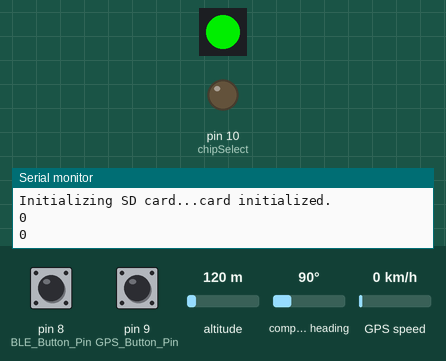
Recording of a sketch running on a simulated Arduino Pro Mini, built with avr-gcc and run on an emulated ATmega328P. Shown: 1 RGB LEDs in strip order, left to right, output pins drawn as LEDs (lit = HIGH), the last lines printed to the serial monitor. Inputs (shaded band) come from the test bench; at power-on: pin 8 (BLE_Button_Pin) LOW, pin 9 (GPS_Button_Pin) LOW, altitude 120 m, compass heading 90°, GPS speed 0 km/h. Storage starts empty; the GPS gets a fix after 3 s at 37.7749, -122.4194 with 8 satellites.

Above: at 2.1 s.
2.2 s: pin 8 (BLE_Button_Pin) pulled HIGH for 3.2 s
At 4.9 s:
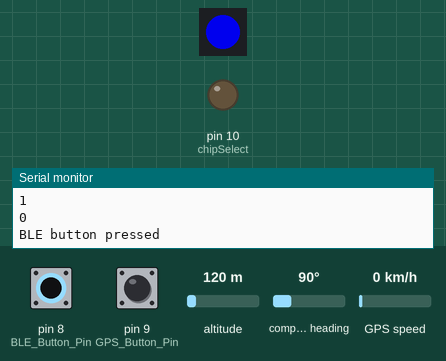
7.0 s: pin 9 (GPS_Button_Pin) pulled HIGH for 1 s
At 8.7 s:
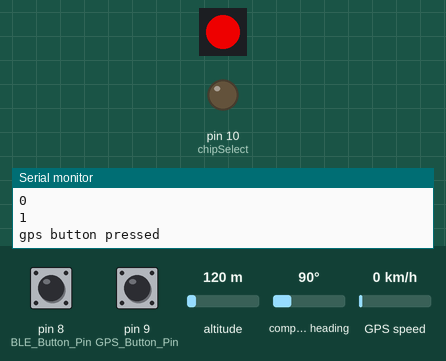
11.1 s: pin 9 (GPS_Button_Pin) pulled HIGH for 3.2 s
At 16.2 s:
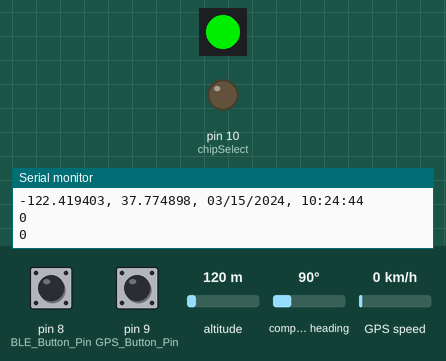
Timing chart, 0 to 17.7 s (numbered marks = the images above; inputs shaded):
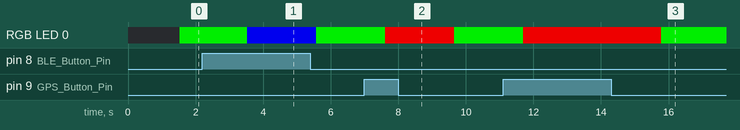

Measured:
- after the input at 2.2 s, RGB LED 0: RGB(0, 200, 0) → RGB(0, 0, 200) after 1.3 s, → RGB(0, 200, 0) 2.0 s later
- after the input at 7.0 s, RGB LED 0: RGB(0, 200, 0) → RGB(200, 0, 0) after 0.62 s, → RGB(0, 200, 0) 2.0 s later
- after the input at 11.1 s, RGB LED 0: RGB(0, 200, 0) → RGB(200, 0, 0) after 0.60 s, → RGB(0, 200, 0) 4.1 s later

The sketch:

InPace_v3.ino
```cpp
/*  ______________________________________________
   |     .  .    .   ___    ___     ____  _____  |
   |     |  |\   |  |   \  |   |   /      |      |
   |     |  | \  |  |___|  |___|  |       |____  |
   |     |  |  \ |  |      |   |  \       |      |
   |     |  |   \|  |      |   |   \____  |____  |
   |                                             |
   |*******       by Hans Heidmann        ********
   |                                             |
   |.......         Spring 2015           .......|
   |                                             |
   |_____________________________________________|

           ***   Parts List  ***
           ---------------------

    1. Arduino Pro Mini

    2. Adafruit Ultimate GPS Breakout Board

    3. Four-Pin Addressable G-R-B LED

    4. Adafruit microSD Card

    5. Sparkfun LiPo Powercell Charger/Booster (*Fried Booster,  Replacement #: 8750  should arrive by 4/17/2015)

    6. 2 Momentary Tactile Push Buttons (4 pin)

    7. Red Bear Labs Bluetooth Module


    ---------------------------------------

    Adafruit microSD Card Read/Write Pins

    CS -> pin D-10
    MOSI -> pin D-11
    MISO -> pin D-12
    CLK -> pin D-13

    -----------------------------

    Adafruit Ultimate GPS_Module Module Pins

    RX --> pin D-2
    TX --> pin D-3

    -----------------------------

    Red Bear Labs BLE 4.0 Bluetooth Module Pins

    RX --> TX
    TX --> RX

    -----------------------------

    Bluetooth push button --> pin 8
    GPS push button --> pin 9

    -----------------------------

    Four-Pin Addressable G-R-B LED

         __
        /  \
        |___|  <-- flat side
        /| |\
       | | | |
       | | | |
       | | | |
       | | | |
       1 2 | |
           | |
           3 4

    (1) logic input  -->  6
    (2) 4.5-6V VIN  -->  VCC
    (3) ground  -->  GND
    (4) locic output  -->  (Nothing, but could be used to chain more G-R-B LEDs together.)


    -----------------------------


    ////// systemState ////

    systemState = 0: initializing
                     - LED should be RED
                     - attemping to get a GPS_Module Satellite fix


    systemState = 1: Logging GPS_Module data
                     - LED should be GREEN
                     - open dataFile (GPS_Moduledata.txt) for writing to
                     - read in GPS_Module data from software serial pins 2 and 3
                     - write GPS_Module data to the microSD


    systemState = 2: Sending Data Over Bluetooth
                     - LED should be BLUE
                     - open dataFile (GPS_Moduledata.txt) for reading from
                     - iterate through all the lines of the text file
                     - send each line of the text file through bluetooth as a string
                     - *GPS_Moduledata.txt will be "rebuilt" string by string on the iOS receiving end

*/


#include <Wire.h>
#include <SPI.h>
#include <SD.h>

#include <SoftwareSerial.h>
#include <TinyGPS.h>
#include "RTClib.h"

#include <Adafruit_NeoPixel.h>
#include <avr/power.h>

/// NEO PIXEL ///
#define PIN            6
#define NUMPIXELS      1
Adafruit_NeoPixel pixels = Adafruit_NeoPixel(NUMPIXELS, PIN, NEO_GRB + NEO_KHZ800);


/// Push Buttons ///
const int GPS_Button_Pin = 9;
int GPS_Button_State = 0;

const int BLE_Button_Pin = 8;
int BLE_Button_State = 0;


/// SD vars ///
const int chipSelect = 10; // CS (chip select pin on microSD breakout board)
File dataFile;  // creates a File called dataFile which will point to GPS_Moduledata.txt


/// GPS_Module vars ///
RTC_Millis RTC;  // create a Real-Time-Clocking time system
TinyGPS GPS_Module;
SoftwareSerial ss(3, 2); // pin 2 -> GPS_Module RX   and   pin 3 -> GPS_Module TX


/// live comparison variables //
/*
int oldStartTime;
int newerStartTime;  //keep initial time and location stamp
*/

//////////////////////////////
/// **** SYSTEM STATE **** ///  See top of this file for description of what my different system states are used for.
//////////////////////////////
                            //
int systemState = 0;        //
                            //
//////////////////////////////


/// function delcarations ///
static void smartdelay(unsigned long ms);
static void sendBluetooth();


////////  MAIN SETUP FUNCTION ////////
void setup()  {

  pixels.begin();

  pinMode(BLE_Button_Pin, INPUT);  // prepare pin 8 (bluetooth button) for detecting button press
  pinMode(GPS_Button_Pin, INPUT);  // prepare pin 9 (gps mode button) for detecting button press
  //pinMode(6, OUTPUT);

  Serial.begin(115200); // for debugging, *** remember to change to 9600 for bluetooth ***
  Serial.print("Initializing SD card...");   // for debugging, *** remember to comment this out when using RX & TX for bluetooth! ***

  ss.begin(9600); // set the baud rate to 9600 for software serial pins 2 and 3 (GPS_Module)

  pinMode(chipSelect, OUTPUT); // set pin 10 as OUTPUT to ensure correct functionality of microSD sniffer

  RTC.adjust(DateTime(__DATE__, __TIME__));

  // see if the card is present and can be initialized:
  if (!SD.begin(chipSelect)) {
    Serial.println("Card failed, or not present");  // for debugging, *** remember to comment this out when using RX & TX for bluetooth! ***
    // don't do anything more:
    while (1) ;
  }
  Serial.println("card initialized.");  // for debugging, *** remember to comment this out when using RX & TX for bluetooth! ***

  dataFile = SD.open("gpsdata.txt", FILE_WRITE);  //opens my gpsdata.text file for reading/writing
  if (! dataFile) {
    Serial.println("error opening gpsdata.txt");
    // Wait forever since we cant write data
    while (1) ;
  }

}


////////  MAIN LOOP ////////
void loop()  {


      DateTime now = RTC.now();  // set DateTime to current
      bool newData = false;  // initializes newData as false, will become true once the GPS_Module module gets a satellite fix

      for (unsigned long start = millis(); millis() - start < 1000;)
      {
        while (ss.available()) // while data is coming from the GPS_Module module
        {
          char c = ss.read(); // read the GPS_Module data one character at a time
          if (GPS_Module.encode(c)) // check to see if valid NMEA GPS_Module data is coming through yet (satellite fix yet?)
            newData = true; // set to true if we have a satellite fix giving GPS_Module data
        }
      }


      if (newData)  {

          float flat, flon;
          unsigned long age;
          int year;
          byte month, day, hour, minute, second, hundredths;
          GPS_Module.f_get_position(&flat, &flon, &age);
          GPS_Module.crack_datetime(&year, &month, &day, &hour, &minute, &second, &hundredths, &age);
          char sz[32];
          sprintf(sz, "%02d/%02d/%02d, %02d:%02d:%02d",
          month, day, year, hour, minute, second);


          Serial.print("");
          Serial.print(flon == TinyGPS::GPS_INVALID_F_ANGLE ? 0.0 : flon, 6);
          Serial.print(", ");
          Serial.print(flat == TinyGPS::GPS_INVALID_F_ANGLE ? 0.0 : flat, 6);
          Serial.print(", ");
          Serial.println(sz);
          smartdelay(0);

          dataFile.print("");
          dataFile.print(flon == TinyGPS::GPS_INVALID_F_ANGLE ? 0.0 : flon, 6);
          dataFile.print(", ");
          dataFile.print(flat == TinyGPS::GPS_INVALID_F_ANGLE ? 0.0 : flat, 6);
          dataFile.print(", ");
          dataFile.println(sz);
          smartdelay(0);
      }


      // if recording is not true:
      // blah blah blah

      dataFile.flush();  // flush() ensures that the bytes were (or will be) written to the microSD like they should be
      delay(500); // quick delay to give the processor some time to do the flush()


      BLE_Button_State = digitalRead(BLE_Button_Pin);
      GPS_Button_State = digitalRead(GPS_Button_Pin);
      Serial.println(BLE_Button_State);
      Serial.println(GPS_Button_State);

      systemState = 0;

      if (BLE_Button_State == HIGH) {
          Serial.println("BLE button pressed");
          systemState = 2;   // **** Change system state to GPS_Module Mode (G-R-B LED will be Green)
          sendBluetoothData();
      }


      if (GPS_Button_State == HIGH) {
          Serial.println("gps button pressed");
          systemState = 1;   // **** Change system state to GPS_Module Mode (G-R-B LED will be Green)
      }


      ////////////////////////////////////
      /// systemState G-R-B indication ///
      ////////////////////////////////////
      if (systemState == 0) {
        pixels.setPixelColor(0, pixels.Color(0,200,0)); // Moderately bright red color.
        pixels.show(); // This sends the updated pixels color to the hardware.
        delay(500); // this delay needs to happen in order to make the color change take effect
      } else if (systemState == 1) {
        pixels.setPixelColor(0, pixels.Color(200,0,0)); // Moderately bright green color.
        pixels.show(); // This sends the updated pixels color to the hardware.
        delay(500); // this delay needs to happen in order to make the color change take effect
      } else if (systemState == 2) {
        pixels.setPixelColor(0, pixels.Color(0,0,200)); // Moderately bright blue color.
        pixels.show(); // This sends the updated pixels color to the hardware.
        delay(500); // this delay needs to happen in order to make the color change take effect
      } else if (systemState == 3) {
        pixels.setPixelColor(0, pixels.Color(0,200,200)); // Moderately bright blue color.
        pixels.show(); // This sends the updated pixels color to the hardware.
        delay(500); // this delay needs to happen in order to make the color change take effect
      }


}


////////  SMART DELAY FOR ERROR-FREE GPS_Module DATA ENCODING ////////
static void smartdelay(unsigned long ms)
{
  unsigned long start = millis();
  do
  {
    while (ss.available())
      GPS_Module.encode(ss.read());
  } while (millis() - start < ms);
}


static void sendBluetoothData() {
//
//  when tactile push button is pressed for bluetooth:
//
// - pair with iphone
// - grab GPS_Module data from microSD
// - send through arduino TX to BLE module RX
// - send through BLE module TX to iphone
//
//
//
/*
  if (bluetooth button was pressed) {

    myFile = SD.open("test.txt");

    if (myFile) {
      Serial.println("test.txt:");

      while (myFile.available()) {

        Serial.write(myFile.read()); // read from the file until there's nothing else in it
      }

      myFile.close(); // close the file:

  } else {
    Serial.println("error opening test.txt");  // if the file didn't open, print an error
  }


  }
*/


}
```
